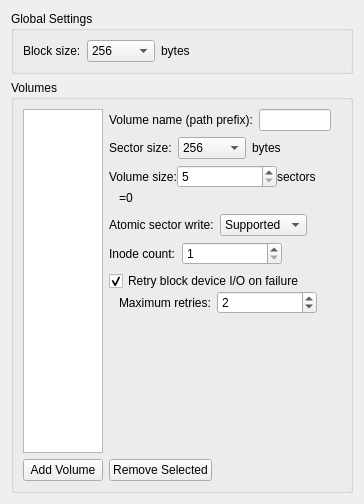
          <widget class="QWidget" name="scrollAreaWidgetContents_2">
           <property name="geometry">
            <rect>
             <x>0</x>
             <y>0</y>
             <width>364</width>
             <height>504</height>
            </rect>
           </property>
           <layout class="QVBoxLayout" name="verticalLayout_14">
            <item>
             <widget class="QGroupBox" name="gbBlockSize">
              <property name="title">
               <string>Global Settings</string>
              </property>
              <layout class="QVBoxLayout" name="verticalLayout_17">
               <item>
                <layout class="QHBoxLayout" name="hlayBlockSize">
                 <item>
                  <widget class="QLabel" name="label_15">
                   <property name="text">
                    <string>Block size:</string>
                   </property>
                  </widget>
                 </item>
                 <item>
                  <widget class="QComboBox" name="cmbBlockSize">
                   <item>
                    <property name="text">
                     <string>256</string>
                    </property>
                   </item>
                   <item>
                    <property name="text">
                     <string>512</string>
                    </property>
                   </item>
                   <item>
                    <property name="text">
                     <string>1,024</string>
                    </property>
                   </item>
                   <item>
                    <property name="text">
                     <string>2,048</string>
                    </property>
                   </item>
                   <item>
                    <property name="text">
                     <string>4,096</string>
                    </property>
                   </item>
                   <item>
                    <property name="text">
                     <string>8,192</string>
                    </property>
                   </item>
                   <item>
                    <property name="text">
                     <string>16,384</string>
                    </property>
                   </item>
                   <item>
                    <property name="text">
                     <string>32,768</string>
                    </property>
                   </item>
                   <item>
                    <property name="text">
                     <string>65,536</string>
                    </property>
                   </item>
                  </widget>
                 </item>
                 <item>
                  <widget class="QLabel" name="label_16">
                   <property name="text">
                    <string>bytes</string>
                   </property>
                  </widget>
                 </item>
                 <item>
                  <spacer name="horizontalSpacer_10">
                   <property name="orientation">
                    <enum>Qt::Horizontal</enum>
                   </property>
                   <property name="sizeHint" stdset="0">
                    <size>
                     <width>40</width>
                     <height>20</height>
                    </size>
                   </property>
                  </spacer>
                 </item>
                 <item>
                  <widget class="WarningBtn" name="wbtnBlockSize" native="true">
                   <property name="sizePolicy">
                    <sizepolicy hsizetype="Fixed" vsizetype="Ignored">
                     <horstretch>0</horstretch>
                     <verstretch>0</verstretch>
                    </sizepolicy>
                   </property>
                   <property name="minimumSize">
                    <size>
                     <width>0</width>
                     <height>0</height>
                    </size>
                   </property>
                   <property name="maximumSize">
                    <size>
                     <width>18</width>
                     <height>16777215</height>
                    </size>
                   </property>
                  </widget>
                 </item>
                </layout>
               </item>
              </layout>
             </widget>
            </item>
            <item>
             <widget class="QGroupBox" name="gbVolumes">
              <property name="title">
               <string>Volumes</string>
              </property>
              <layout class="QVBoxLayout" name="verticalLayout_18">
               <item>
                <layout class="QHBoxLayout" name="horizontalLayout_10">
                 <item>
                  <widget class="QListWidget" name="listVolumes">
                   <property name="sizePolicy">
                    <sizepolicy hsizetype="Fixed" vsizetype="Expanding">
                     <horstretch>0</horstretch>
                     <verstretch>0</verstretch>
                    </sizepolicy>
                   </property>
                   <property name="minimumSize">
                    <size>
                     <width>80</width>
                     <height>0</height>
                    </size>
                   </property>
                   <property name="maximumSize">
                    <size>
                     <width>140</width>
                     <height>16777215</height>
                    </size>
                   </property>
                  </widget>
                 </item>
                 <item>
                  <layout class="QVBoxLayout" name="verticalLayout_15">
                   <item>
                    <layout class="QHBoxLayout" name="hlayPathPrefix">
                     <item>
                      <widget class="QLabel" name="label_8">
                       <property name="text">
                        <string>Volume name (path prefix):</string>
                       </property>
                      </widget>
                     </item>
                     <item>
                      <widget class="QLineEdit" name="lePathPrefix"/>
                     </item>
                     <item>
                      <spacer name="horizontalSpacer_6">
                       <property name="orientation">
                        <enum>Qt::Horizontal</enum>
                       </property>
                       <property name="sizeHint" stdset="0">
                        <size>
                         <width>40</width>
                         <height>20</height>
                        </size>
                       </property>
                      </spacer>
                     </item>
                     <item>
                      <widget class="WarningBtn" name="wbtnPathPrefix" native="true">
                       <property name="sizePolicy">
                        <sizepolicy hsizetype="Fixed" vsizetype="Ignored">
                         <horstretch>0</horstretch>
                         <verstretch>0</verstretch>
                        </sizepolicy>
                       </property>
                       <property name="minimumSize">
                        <size>
                         <width>0</width>
                         <height>0</height>
                        </size>
                       </property>
                       <property name="maximumSize">
                        <size>
                         <width>18</width>
                         <height>16777215</height>
                        </size>
                       </property>
                      </widget>
                     </item>
                    </layout>
                   </item>
                   <item>
                    <layout class="QHBoxLayout" name="hlaySectorSize">
                     <item>
                      <widget class="QLabel" name="label_17">
                       <property name="text">
                        <string>Sector size:</string>
                       </property>
                      </widget>
                     </item>
                     <item>
                      <widget class="QComboBox" name="cmbSectorSize">
                       <item>
                        <property name="text">
                         <string>256</string>
                        </property>
                       </item>
                       <item>
                        <property name="text">
                         <string>512</string>
                        </property>
                       </item>
                       <item>
                        <property name="text">
                         <string>1,024</string>
                        </property>
                       </item>
                       <item>
                        <property name="text">
                         <string>2,048</string>
                        </property>
                       </item>
                       <item>
                        <property name="text">
                         <string>4,096</string>
                        </property>
                       </item>
                       <item>
                        <property name="text">
                         <string>8,192</string>
                        </property>
                       </item>
                       <item>
                        <property name="text">
                         <string>16,384</string>
                        </property>
                       </item>
                       <item>
                        <property name="text">
                         <string>32,768</string>
                        </property>
                       </item>
                       <item>
                        <property name="text">
                         <string>65,536</string>
                        </property>
                       </item>
                      </widget>
                     </item>
                     <item>
                      <widget class="QLabel" name="label_18">
                       <property name="text">
                        <string>bytes</string>
                       </property>
                      </widget>
                     </item>
                     <item>
                      <spacer name="horizontalSpacer_11">
                       <property name="orientation">
                        <enum>Qt::Horizontal</enum>
                       </property>
                       <property name="sizeHint" stdset="0">
                        <size>
                         <width>40</width>
                         <height>20</height>
                        </size>
                       </property>
                      </spacer>
                     </item>
                     <item>
                      <widget class="WarningBtn" name="wbtnSectorSize" native="true">
                       <property name="sizePolicy">
                        <sizepolicy hsizetype="Fixed" vsizetype="Ignored">
                         <horstretch>0</horstretch>
                         <verstretch>0</verstretch>
                        </sizepolicy>
                       </property>
                       <property name="minimumSize">
                        <size>
                         <width>0</width>
                         <height>0</height>
                        </size>
                       </property>
                       <property name="maximumSize">
                        <size>
                         <width>18</width>
                         <height>16777215</height>
                        </size>
                       </property>
                      </widget>
                     </item>
                    </layout>
                   </item>
                   <item>
                    <layout class="QVBoxLayout" name="vlayVolSize">
                     <property name="spacing">
                      <number>0</number>
                     </property>
                     <item>
                      <layout class="QHBoxLayout" name="horizontalLayout_12">
                       <item>
                        <widget class="QLabel" name="label_9">
                         <property name="text">
                          <string>Volume size:</string>
                         </property>
                        </widget>
                       </item>
                       <item>
                        <widget class="QSpinBox" name="sbVolSize">
                         <property name="sizePolicy">
                          <sizepolicy hsizetype="Fixed" vsizetype="Fixed">
                           <horstretch>1</horstretch>
                           <verstretch>0</verstretch>
                          </sizepolicy>
                         </property>
                         <property name="minimumSize">
                          <size>
                           <width>100</width>
                           <height>0</height>
                          </size>
                         </property>
                         <property name="minimum">
                          <number>5</number>
                         </property>
                         <property name="maximum">
                          <number>2147483647</number>
                         </property>
                        </widget>
                       </item>
                       <item>
                        <widget class="QLabel" name="label_10">
                         <property name="text">
                          <string>sectors</string>
                         </property>
                        </widget>
                       </item>
                       <item>
                        <spacer name="horizontalSpacer_5">
                         <property name="orientation">
                          <enum>Qt::Horizontal</enum>
                         </property>
                         <property name="sizeHint" stdset="0">
                          <size>
                           <width>40</width>
                           <height>20</height>
                          </size>
                         </property>
                        </spacer>
                       </item>
                       <item>
                        <widget class="WarningBtn" name="wbtnVolSize" native="true">
                         <property name="sizePolicy">
                          <sizepolicy hsizetype="Fixed" vsizetype="Ignored">
                           <horstretch>0</horstretch>
                           <verstretch>0</verstretch>
                          </sizepolicy>
                         </property>
                         <property name="minimumSize">
                          <size>
                           <width>0</width>
                           <height>0</height>
                          </size>
                         </property>
                         <property name="maximumSize">
                          <size>
                           <width>18</width>
                           <height>16777215</height>
                          </size>
                         </property>
                        </widget>
                       </item>
                      </layout>
                     </item>
                     <item>
                      <layout class="QHBoxLayout" name="horizontalLayout_13">
                       <item>
                        <spacer name="horizontalSpacer_8">
                         <property name="orientation">
                          <enum>Qt::Horizontal</enum>
                         </property>
                         <property name="sizeType">
                          <enum>QSizePolicy::Fixed</enum>
                         </property>
                         <property name="sizeHint" stdset="0">
                          <size>
                           <width>10</width>
                           <height>20</height>
                          </size>
                         </property>
                        </spacer>
                       </item>
                       <item>
                        <widget class="QLabel" name="label_11">
                         <property name="text">
                          <string>=</string>
                         </property>
                        </widget>
                       </item>
                       <item>
                        <widget class="QLabel" name="labelVolSizeBytes">
                         <property name="text">
                          <string>0</string>
                         </property>
                        </widget>
                       </item>
                       <item>
                        <spacer name="horizontalSpacer_7">
                         <property name="orientation">
                          <enum>Qt::Horizontal</enum>
                         </property>
                         <property name="sizeHint" stdset="0">
                          <size>
                           <width>40</width>
                           <height>20</height>
                          </size>
                         </property>
                        </spacer>
                       </item>
                      </layout>
                     </item>
                    </layout>
                   </item>
                   <item>
                    <layout class="QHBoxLayout" name="hlayAtomicWrite">
                     <item>
                      <widget class="QLabel" name="label_20">
                       <property name="text">
                        <string>Atomic sector write:</string>
                       </property>
                      </widget>
                     </item>
                     <item>
                      <widget class="QComboBox" name="cmbAtomicWrite">
                       <property name="minimumSize">
                        <size>
                         <width>70</width>
                         <height>0</height>
                        </size>
                       </property>
                       <item>
                        <property name="text">
                         <string>Supported</string>
                        </property>
                       </item>
                       <item>
                        <property name="text">
                         <string>Unsupported</string>
                        </property>
                       </item>
                      </widget>
                     </item>
                     <item>
                      <spacer name="horizontalSpacer_18">
                       <property name="orientation">
                        <enum>Qt::Horizontal</enum>
                       </property>
                       <property name="sizeHint" stdset="0">
                        <size>
                         <width>40</width>
                         <height>20</height>
                        </size>
                       </property>
                      </spacer>
                     </item>
                     <item>
                      <widget class="WarningBtn" name="wbtnAtomicWrite" native="true">
                       <property name="sizePolicy">
                        <sizepolicy hsizetype="Fixed" vsizetype="Ignored">
                         <horstretch>0</horstretch>
                         <verstretch>0</verstretch>
                        </sizepolicy>
                       </property>
                       <property name="minimumSize">
                        <size>
                         <width>0</width>
                         <height>0</height>
                        </size>
                       </property>
                       <property name="maximumSize">
                        <size>
                         <width>18</width>
                         <height>16777215</height>
                        </size>
                       </property>
                      </widget>
                     </item>
                    </layout>
                   </item>
                   <item>
                    <layout class="QHBoxLayout" name="hlayInodeCount">
                     <item>
                      <widget class="QLabel" name="label_14">
                       <property name="text">
                        <string>Inode count:</string>
                       </property>
                      </widget>
                     </item>
                     <item>
                      <widget class="QSpinBox" name="sbInodeCount">
                       <property name="sizePolicy">
                        <sizepolicy hsizetype="Fixed" vsizetype="Fixed">
                         <horstretch>1</horstretch>
                         <verstretch>0</verstretch>
                        </sizepolicy>
                       </property>
                       <property name="minimumSize">
                        <size>
                         <width>100</width>
                         <height>0</height>
                        </size>
                       </property>
                       <property name="minimum">
                        <number>1</number>
                       </property>
                       <property name="maximum">
                        <number>2147483647</number>
                       </property>
                      </widget>
                     </item>
                     <item>
                      <spacer name="horizontalSpacer_9">
                       <property name="orientation">
                        <enum>Qt::Horizontal</enum>
                       </property>
                       <property name="sizeHint" stdset="0">
                        <size>
                         <width>40</width>
                         <height>20</height>
                        </size>
                       </property>
                      </spacer>
                     </item>
                     <item>
                      <widget class="WarningBtn" name="wbtnInodeCount" native="true">
                       <property name="sizePolicy">
                        <sizepolicy hsizetype="Fixed" vsizetype="Ignored">
                         <horstretch>0</horstretch>
                         <verstretch>0</verstretch>
                        </sizepolicy>
                       </property>
                       <property name="minimumSize">
                        <size>
                         <width>0</width>
                         <height>0</height>
                        </size>
                       </property>
                       <property name="maximumSize">
                        <size>
                         <width>18</width>
                         <height>16777215</height>
                        </size>
                       </property>
                      </widget>
                     </item>
                    </layout>
                   </item>
                   <item>
                    <layout class="QVBoxLayout" name="vlayVolSize_2">
                     <property name="spacing">
                      <number>0</number>
                     </property>
                     <item>
                      <layout class="QHBoxLayout" name="horizontalLayout_19">
                       <item>
                        <widget class="QCheckBox" name="cbEnableRetries">
                         <property name="text">
                          <string>Retry block device I/O on failure</string>
                         </property>
                         <property name="checked">
                          <bool>true</bool>
                         </property>
                        </widget>
                       </item>
                       <item>
                        <spacer name="horizontalSpacer_33">
                         <property name="orientation">
                          <enum>Qt::Horizontal</enum>
                         </property>
                         <property name="sizeHint" stdset="0">
                          <size>
                           <width>40</width>
                           <height>20</height>
                          </size>
                         </property>
                        </spacer>
                       </item>
                      </layout>
                     </item>
                     <item>
                      <widget class="QWidget" name="widgetBlockIoRetries" native="true">
                       <layout class="QHBoxLayout" name="hlayBlockIoRetries">
                        <property name="spacing">
                         <number>6</number>
                        </property>
                        <property name="leftMargin">
                         <number>0</number>
                        </property>
                        <property name="topMargin">
                         <number>0</number>
                        </property>
                        <property name="rightMargin">
                         <number>0</number>
                        </property>
                        <property name="bottomMargin">
                         <number>0</number>
                        </property>
                        <item>
                         <spacer name="horizontalSpacer_34">
                          <property name="orientation">
                           <enum>Qt::Horizontal</enum>
                          </property>
                          <property name="sizeType">
                           <enum>QSizePolicy::Fixed</enum>
                          </property>
                          <property name="sizeHint" stdset="0">
                           <size>
                            <width>10</width>
                            <height>20</height>
                           </size>
                          </property>
                         </spacer>
                        </item>
                        <item>
                         <widget class="QLabel" name="label_21">
                          <property name="text">
                           <string>Maximum retries:</string>
                          </property>
                         </widget>
                        </item>
                        <item>
                         <widget class="QSpinBox" name="sbBlockIoRetries">
                          <property name="sizePolicy">
                           <sizepolicy hsizetype="Fixed" vsizetype="Fixed">
                            <horstretch>1</horstretch>
                            <verstretch>0</verstretch>
                           </sizepolicy>
                          </property>
                          <property name="minimumSize">
                           <size>
                            <width>100</width>
                            <height>0</height>
                           </size>
                          </property>
                          <property name="maximumSize">
                           <size>
                            <width>16777215</width>
                            <height>16777215</height>
                           </size>
                          </property>
                          <property name="minimum">
                           <number>1</number>
                          </property>
                          <property name="maximum">
                           <number>255</number>
                          </property>
                          <property name="value">
                           <number>2</number>
                          </property>
                         </widget>
                        </item>
                        <item>
                         <spacer name="horizontalSpacer_32">
                          <property name="orientation">
                           <enum>Qt::Horizontal</enum>
                          </property>
                          <property name="sizeHint" stdset="0">
                           <size>
                            <width>40</width>
                            <height>20</height>
                           </size>
                          </property>
                         </spacer>
                        </item>
                        <item>
                         <widget class="WarningBtn" name="wbtnIoRetries" native="true">
                          <property name="sizePolicy">
                           <sizepolicy hsizetype="Fixed" vsizetype="Ignored">
                            <horstretch>0</horstretch>
                            <verstretch>0</verstretch>
                           </sizepolicy>
                          </property>
                          <property name="minimumSize">
                           <size>
                            <width>0</width>
                            <height>0</height>
                           </size>
                          </property>
                          <property name="maximumSize">
                           <size>
                            <width>18</width>
                            <height>16777215</height>
                           </size>
                          </property>
                         </widget>
                        </item>
                       </layout>
                      </widget>
                     </item>
                    </layout>
                   </item>
                   <item>
                    <spacer name="verticalSpacer_2">
                     <property name="orientation">
                      <enum>Qt::Vertical</enum>
                     </property>
                     <property name="sizeHint" stdset="0">
                      <size>
                       <width>20</width>
                       <height>40</height>
                      </size>
                     </property>
                    </spacer>
                   </item>
                  </layout>
                 </item>
                </layout>
               </item>
               <item>
                <layout class="QHBoxLayout" name="hlayVolumeCtrls">
                 <item>
                  <widget class="QPushButton" name="btnAddVol">
                   <property name="text">
                    <string>Add Volume</string>
                   </property>
                  </widget>
                 </item>
                 <item>
                  <widget class="QPushButton" name="btnRemoveCurrVol">
                   <property name="text">
                    <string>Remove Selected</string>
                   </property>
                  </widget>
                 </item>
                 <item>
                  <spacer name="horizontalSpacer_12">
                   <property name="orientation">
                    <enum>Qt::Horizontal</enum>
                   </property>
                   <property name="sizeHint" stdset="0">
                    <size>
                     <width>40</width>
                     <height>20</height>
                    </size>
                   </property>
                  </spacer>
                 </item>
                 <item>
                  <widget class="WarningBtn" name="wbtnVolumeCtrls" native="true">
                   <property name="sizePolicy">
                    <sizepolicy hsizetype="Fixed" vsizetype="Ignored">
                     <horstretch>0</horstretch>
                     <verstretch>0</verstretch>
                    </sizepolicy>
                   </property>
                   <property name="minimumSize">
                    <size>
                     <width>0</width>
                     <height>0</height>
                    </size>
                   </property>
                   <property name="maximumSize">
                    <size>
                     <width>18</width>
                     <height>16777215</height>
                    </size>
                   </property>
                  </widget>
                 </item>
                </layout>
               </item>
              </layout>
             </widget>
            </item>
           </layout>
          </widget>
